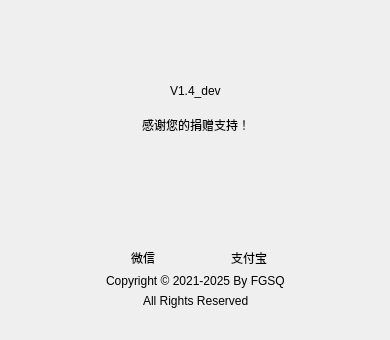
<?xml version="1.0" encoding="UTF-8"?>
<ui version="4.0">
 <class>About</class>
 <widget class="QWidget" name="About">
  <property name="geometry">
   <rect>
    <x>0</x>
    <y>0</y>
    <width>390</width>
    <height>340</height>
   </rect>
  </property>
  <property name="windowTitle">
   <string>Form</string>
  </property>
  <property name="styleSheet">
   <string/>
  </property>
  <widget class="QWidget" name="horizontalLayoutWidget">
   <property name="geometry">
    <rect>
     <x>0</x>
     <y>70</y>
     <width>391</width>
     <height>41</height>
    </rect>
   </property>
   <layout class="QHBoxLayout" name="horizontalLayout">
    <item>
     <spacer name="horizontalSpacer">
      <property name="orientation">
       <enum>Qt::Horizontal</enum>
      </property>
      <property name="sizeHint" stdset="0">
       <size>
        <width>40</width>
        <height>20</height>
       </size>
      </property>
     </spacer>
    </item>
    <item>
     <widget class="QLabel" name="versionName">
      <property name="text">
       <string>V1.4_dev</string>
      </property>
     </widget>
    </item>
    <item>
     <spacer name="horizontalSpacer_2">
      <property name="orientation">
       <enum>Qt::Horizontal</enum>
      </property>
      <property name="sizeHint" stdset="0">
       <size>
        <width>40</width>
        <height>20</height>
       </size>
      </property>
     </spacer>
    </item>
   </layout>
  </widget>
  <widget class="QWidget" name="horizontalLayoutWidget_2">
   <property name="geometry">
    <rect>
     <x>0</x>
     <y>10</y>
     <width>391</width>
     <height>61</height>
    </rect>
   </property>
   <layout class="QHBoxLayout" name="horizontalLayout_2">
    <item>
     <spacer name="horizontalSpacer_3">
      <property name="orientation">
       <enum>Qt::Horizontal</enum>
      </property>
      <property name="sizeHint" stdset="0">
       <size>
        <width>40</width>
        <height>20</height>
       </size>
      </property>
     </spacer>
    </item>
    <item>
     <widget class="QLabel" name="label">
      <property name="text">
       <string/>
      </property>
      <property name="pixmap">
       <pixmap resource="../res.qrc">:/img/ic_launcher.png</pixmap>
      </property>
     </widget>
    </item>
    <item>
     <spacer name="horizontalSpacer_4">
      <property name="orientation">
       <enum>Qt::Horizontal</enum>
      </property>
      <property name="sizeHint" stdset="0">
       <size>
        <width>40</width>
        <height>20</height>
       </size>
      </property>
     </spacer>
    </item>
   </layout>
  </widget>
  <widget class="QWidget" name="horizontalLayoutWidget_3">
   <property name="geometry">
    <rect>
     <x>0</x>
     <y>270</y>
     <width>391</width>
     <height>22</height>
    </rect>
   </property>
   <layout class="QHBoxLayout" name="horizontalLayout_3">
    <item>
     <spacer name="horizontalSpacer_5">
      <property name="orientation">
       <enum>Qt::Horizontal</enum>
      </property>
      <property name="sizeHint" stdset="0">
       <size>
        <width>40</width>
        <height>20</height>
       </size>
      </property>
     </spacer>
    </item>
    <item>
     <widget class="QLabel" name="label_2">
      <property name="text">
       <string>Copyright © 2021-2025 By FGSQ</string>
      </property>
     </widget>
    </item>
    <item>
     <spacer name="horizontalSpacer_6">
      <property name="orientation">
       <enum>Qt::Horizontal</enum>
      </property>
      <property name="sizeHint" stdset="0">
       <size>
        <width>40</width>
        <height>20</height>
       </size>
      </property>
     </spacer>
    </item>
   </layout>
  </widget>
  <widget class="QWidget" name="horizontalLayoutWidget_4">
   <property name="geometry">
    <rect>
     <x>0</x>
     <y>290</y>
     <width>391</width>
     <height>21</height>
    </rect>
   </property>
   <layout class="QHBoxLayout" name="horizontalLayout_4">
    <item>
     <spacer name="horizontalSpacer_7">
      <property name="orientation">
       <enum>Qt::Horizontal</enum>
      </property>
      <property name="sizeHint" stdset="0">
       <size>
        <width>40</width>
        <height>20</height>
       </size>
      </property>
     </spacer>
    </item>
    <item>
     <widget class="QLabel" name="label_3">
      <property name="text">
       <string>All Rights Reserved</string>
      </property>
     </widget>
    </item>
    <item>
     <spacer name="horizontalSpacer_8">
      <property name="orientation">
       <enum>Qt::Horizontal</enum>
      </property>
      <property name="sizeHint" stdset="0">
       <size>
        <width>40</width>
        <height>20</height>
       </size>
      </property>
     </spacer>
    </item>
   </layout>
  </widget>
  <widget class="QWidget" name="horizontalLayoutWidget_5">
   <property name="geometry">
    <rect>
     <x>0</x>
     <y>110</y>
     <width>391</width>
     <height>30</height>
    </rect>
   </property>
   <layout class="QHBoxLayout" name="horizontalLayout_5">
    <item>
     <spacer name="horizontalSpacer_9">
      <property name="orientation">
       <enum>Qt::Horizontal</enum>
      </property>
      <property name="sizeHint" stdset="0">
       <size>
        <width>40</width>
        <height>20</height>
       </size>
      </property>
     </spacer>
    </item>
    <item>
     <widget class="QLabel" name="donateLabel">
      <property name="text">
       <string>感谢您的捐赠支持！</string>
      </property>
     </widget>
    </item>
    <item>
     <spacer name="horizontalSpacer_10">
      <property name="orientation">
       <enum>Qt::Horizontal</enum>
      </property>
      <property name="sizeHint" stdset="0">
       <size>
        <width>40</width>
        <height>20</height>
       </size>
      </property>
     </spacer>
    </item>
   </layout>
  </widget>
  <widget class="QWidget" name="horizontalLayoutWidget_6">
   <property name="geometry">
    <rect>
     <x>0</x>
     <y>140</y>
     <width>391</width>
     <height>130</height>
    </rect>
   </property>
   <layout class="QHBoxLayout" name="horizontalLayout_6">
    <item>
     <spacer name="horizontalSpacer_11">
      <property name="orientation">
       <enum>Qt::Horizontal</enum>
      </property>
      <property name="sizeHint" stdset="0">
       <size>
        <width>40</width>
        <height>20</height>
       </size>
      </property>
     </spacer>
    </item>
    <item>
     <layout class="QVBoxLayout" name="verticalLayout_2">
      <item>
       <widget class="QLabel" name="wechatQRCode">
        <property name="minimumSize">
         <size>
          <width>100</width>
          <height>100</height>
         </size>
        </property>
        <property name="maximumSize">
         <size>
          <width>100</width>
          <height>100</height>
         </size>
        </property>
        <property name="text">
         <string/>
        </property>
        <property name="pixmap">
         <pixmap resource="../res.qrc">:/img/wx.jpg</pixmap>
        </property>
        <property name="scaledContents">
         <bool>true</bool>
        </property>
       </widget>
      </item>
      <item>
       <widget class="QLabel" name="wechatLabel">
        <property name="text">
         <string>微信</string>
        </property>
        <property name="alignment">
         <set>Qt::AlignCenter</set>
        </property>
       </widget>
      </item>
     </layout>
    </item>
    <item>
     <layout class="QVBoxLayout" name="verticalLayout">
      <item>
       <widget class="QLabel" name="alipayQRCode">
        <property name="minimumSize">
         <size>
          <width>100</width>
          <height>100</height>
         </size>
        </property>
        <property name="maximumSize">
         <size>
          <width>100</width>
          <height>100</height>
         </size>
        </property>
        <property name="text">
         <string/>
        </property>
        <property name="pixmap">
         <pixmap resource="../res.qrc">:/img/alipay.jpg</pixmap>
        </property>
        <property name="scaledContents">
         <bool>true</bool>
        </property>
       </widget>
      </item>
      <item>
       <widget class="QLabel" name="alipayLabel">
        <property name="text">
         <string>支付宝</string>
        </property>
        <property name="alignment">
         <set>Qt::AlignCenter</set>
        </property>
       </widget>
      </item>
     </layout>



    </item>
    <item>
     <spacer name="horizontalSpacer_12">
      <property name="orientation">
       <enum>Qt::Horizontal</enum>
      </property>
      <property name="sizeHint" stdset="0">
       <size>
        <width>40</width>
        <height>20</height>
       </size>
      </property>
     </spacer>
    </item>
   </layout>
  </widget>
 </widget>
 <resources>
  <include location="../res.qrc"/>
 </resources>
 <connections/>
</ui>
